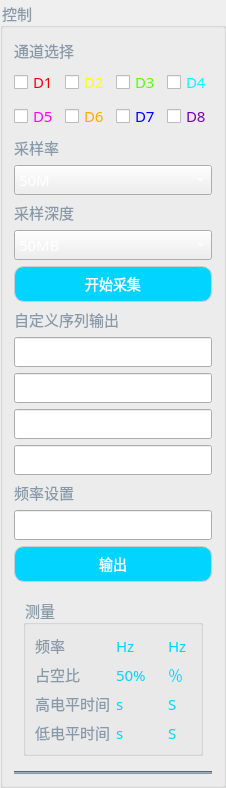
           <widget class="QGroupBox" name="groupBox_3">
            <property name="sizePolicy">
             <sizepolicy hsizetype="Expanding" vsizetype="Expanding">
              <horstretch>0</horstretch>
              <verstretch>0</verstretch>
             </sizepolicy>
            </property>
            <property name="font">
             <font>
              <family>宋体</family>
              <pointsize>11</pointsize>
             </font>
            </property>
            <property name="styleSheet">
             <string notr="true">color: #8899aa;</string>
            </property>
            <property name="title">
             <string>控制</string>
            </property>
            <layout class="QGridLayout" name="gridLayout_13">
             <item row="0" column="1">
              <layout class="QGridLayout" name="gridLayout_12" rowstretch="1,1,1,1,1,1,1,1,1,1,1,1,1,1,1,1,1">
               <item row="0" column="0">
                <widget class="QLabel" name="label_6">
                 <property name="sizePolicy">
                  <sizepolicy hsizetype="Expanding" vsizetype="Expanding">
                   <horstretch>0</horstretch>
                   <verstretch>0</verstretch>
                  </sizepolicy>
                 </property>
                 <property name="font">
                  <font>
                   <family>宋体</family>
                   <pointsize>11</pointsize>
                  </font>
                 </property>
                 <property name="text">
                  <string>通道选择</string>
                 </property>
                </widget>
               </item>
               <item row="10" column="0">
                <widget class="QLineEdit" name="ch3_customlist_edit">
                 <property name="sizePolicy">
                  <sizepolicy hsizetype="Expanding" vsizetype="Expanding">
                   <horstretch>0</horstretch>
                   <verstretch>0</verstretch>
                  </sizepolicy>
                 </property>
                 <property name="font">
                  <font>
                   <family>微软雅黑</family>
                   <pointsize>11</pointsize>
                  </font>
                 </property>
                 <property name="styleSheet">
                  <string notr="true">color:rgb(255, 255, 255)</string>
                 </property>
                </widget>
               </item>
               <item row="6" column="0">
                <widget class="QPushButton" name="sample_btn">
                 <property name="sizePolicy">
                  <sizepolicy hsizetype="Expanding" vsizetype="Expanding">
                   <horstretch>0</horstretch>
                   <verstretch>0</verstretch>
                  </sizepolicy>
                 </property>
                 <property name="styleSheet">
                  <string notr="true">QPushButton {
    /* 正常状态 */
    background-color: #00D4FF; /* 浅灰背景 */
    color: #ffffff; /* 深灰文字 */
    border: 1px solid #cccccc;
    border-radius: 10px;
    padding: 6px 12px;
    font-size: 14px;
}


QPushButton:pressed {
    /* 按压状态（核心效果） */
    background-color: #3B82F6; /* 蓝色背景 */
    color: white; /* 白色文字（与正常状态反转） */
    border-color: #2563EB; /* 深蓝边框 */
}

QPushButton:disabled {
    /* 禁用状态（可选） */
    background-color: #f5f5f5;
    color: #999999;
    border-color: #dddddd;
}</string>
                 </property>
                 <property name="text">
                  <string>开始采集</string>
                 </property>
                 <property name="checkable">
                  <bool>true</bool>
                 </property>
                </widget>
               </item>
               <item row="4" column="0">
                <widget class="QLabel" name="label_8">
                 <property name="sizePolicy">
                  <sizepolicy hsizetype="Expanding" vsizetype="Expanding">
                   <horstretch>0</horstretch>
                   <verstretch>0</verstretch>
                  </sizepolicy>
                 </property>
                 <property name="font">
                  <font>
                   <family>宋体</family>
                   <pointsize>11</pointsize>
                  </font>
                 </property>
                 <property name="styleSheet">
                  <string notr="true">color: #8899aa;</string>
                 </property>
                 <property name="text">
                  <string>采样深度</string>
                 </property>
                </widget>
               </item>
               <item row="14" column="0">
                <widget class="QPushButton" name="cum_output_btn">
                 <property name="sizePolicy">
                  <sizepolicy hsizetype="Expanding" vsizetype="Expanding">
                   <horstretch>0</horstretch>
                   <verstretch>0</verstretch>
                  </sizepolicy>
                 </property>
                 <property name="styleSheet">
                  <string notr="true">QPushButton {
    /* 正常状态 */
    background-color: #00D4FF; /* 浅灰背景 */
    color: #ffffff; /* 深灰文字 */
    border: 1px solid #cccccc;
    border-radius: 10px;
    padding: 6px 12px;
    font-size: 14px;
}


QPushButton:pressed {
    /* 按压状态（核心效果） */
    background-color: #3B82F6; /* 蓝色背景 */
    color: white; /* 白色文字（与正常状态反转） */
    border-color: #2563EB; /* 深蓝边框 */
}

QPushButton:disabled {
    /* 禁用状态（可选） */
    background-color: #f5f5f5;
    color: #999999;
    border-color: #dddddd;
}</string>
                 </property>
                 <property name="text">
                  <string>输出</string>
                 </property>
                </widget>
               </item>
               <item row="15" column="0">
                <widget class="QWidget" name="widget" native="true">
                 <property name="sizePolicy">
                  <sizepolicy hsizetype="Expanding" vsizetype="Expanding">
                   <horstretch>0</horstretch>
                   <verstretch>0</verstretch>
                  </sizepolicy>
                 </property>
                 <layout class="QGridLayout" name="gridLayout_25">
                  <item row="0" column="0">
                   <widget class="QGroupBox" name="groupBox_6">
                    <property name="sizePolicy">
                     <sizepolicy hsizetype="Expanding" vsizetype="Expanding">
                      <horstretch>0</horstretch>
                      <verstretch>0</verstretch>
                     </sizepolicy>
                    </property>
                    <property name="font">
                     <font>
                      <family>宋体</family>
                      <pointsize>11</pointsize>
                     </font>
                    </property>
                    <property name="styleSheet">
                     <string notr="true">color: #8899aa;</string>
                    </property>
                    <property name="title">
                     <string>测量</string>
                    </property>
                    <layout class="QGridLayout" name="gridLayout_23" columnstretch="1,2">
                     <item row="0" column="0" rowspan="2" colspan="2">
                      <layout class="QGridLayout" name="gridLayout_24" rowstretch="1,1,1,1" columnstretch="1,2,1">
                       <item row="2" column="0">
                        <widget class="QLabel" name="ht_label_3">
                         <property name="font">
                          <font>
                           <family>宋体</family>
                           <pointsize>11</pointsize>
                          </font>
                         </property>
                         <property name="text">
                          <string>高电平时间</string>
                         </property>
                        </widget>
                       </item>
                       <item row="1" column="0">
                        <widget class="QLabel" name="duty_label">
                         <property name="font">
                          <font>
                           <family>宋体</family>
                           <pointsize>11</pointsize>
                          </font>
                         </property>
                         <property name="text">
                          <string>占空比</string>
                         </property>
                        </widget>
                       </item>
                       <item row="0" column="1">
                        <widget class="QLabel" name="fre_num_label">
                         <property name="sizePolicy">
                          <sizepolicy hsizetype="Expanding" vsizetype="Expanding">
                           <horstretch>0</horstretch>
                           <verstretch>0</verstretch>
                          </sizepolicy>
                         </property>
                         <property name="font">
                          <font>
                           <family>楷体</family>
                           <pointsize>11</pointsize>
                          </font>
                         </property>
                         <property name="styleSheet">
                          <string notr="true">color:#00D4FF</string>
                         </property>
                         <property name="text">
                          <string>Hz</string>
                         </property>
                        </widget>
                       </item>
                       <item row="0" column="2">
                        <widget class="QLabel" name="label_28">
                         <property name="sizePolicy">
                          <sizepolicy hsizetype="Expanding" vsizetype="Expanding">
                           <horstretch>0</horstretch>
                           <verstretch>0</verstretch>
                          </sizepolicy>
                         </property>
                         <property name="font">
                          <font>
                           <family>微软雅黑</family>
                           <pointsize>11</pointsize>
                          </font>
                         </property>
                         <property name="styleSheet">
                          <string notr="true">color:#00D4FF</string>
                         </property>
                         <property name="text">
                          <string>Hz</string>
                         </property>
                        </widget>
                       </item>
                       <item row="3" column="0">
                        <widget class="QLabel" name="label_27">
                         <property name="font">
                          <font>
                           <family>宋体</family>
                           <pointsize>11</pointsize>
                          </font>
                         </property>
                         <property name="text">
                          <string>低电平时间</string>
                         </property>
                        </widget>
                       </item>
                       <item row="1" column="1">
                        <widget class="QLabel" name="duty_num_label">
                         <property name="sizePolicy">
                          <sizepolicy hsizetype="Expanding" vsizetype="Expanding">
                           <horstretch>0</horstretch>
                           <verstretch>0</verstretch>
                          </sizepolicy>
                         </property>
                         <property name="font">
                          <font>
                           <family>楷体</family>
                           <pointsize>11</pointsize>
                          </font>
                         </property>
                         <property name="styleSheet">
                          <string notr="true">color:#00D4FF</string>
                         </property>
                         <property name="text">
                          <string>50%</string>
                         </property>
                        </widget>
                       </item>
                       <item row="3" column="1">
                        <widget class="QLabel" name="lt_num_label">
                         <property name="sizePolicy">
                          <sizepolicy hsizetype="Expanding" vsizetype="Expanding">
                           <horstretch>0</horstretch>
                           <verstretch>0</verstretch>
                          </sizepolicy>
                         </property>
                         <property name="font">
                          <font>
                           <family>微软雅黑</family>
                           <pointsize>11</pointsize>
                          </font>
                         </property>
                         <property name="styleSheet">
                          <string notr="true">color:#00D4FF</string>
                         </property>
                         <property name="text">
                          <string>s</string>
                         </property>
                        </widget>
                       </item>
                       <item row="1" column="2">
                        <widget class="QLabel" name="label_30">
                         <property name="sizePolicy">
                          <sizepolicy hsizetype="Expanding" vsizetype="Expanding">
                           <horstretch>0</horstretch>
                           <verstretch>0</verstretch>
                          </sizepolicy>
                         </property>
                         <property name="font">
                          <font>
                           <family>微软雅黑</family>
                           <pointsize>11</pointsize>
                          </font>
                         </property>
                         <property name="styleSheet">
                          <string notr="true">color:#00D4FF</string>
                         </property>
                         <property name="text">
                          <string>％</string>
                         </property>
                        </widget>
                       </item>
                       <item row="2" column="2">
                        <widget class="QLabel" name="label_31">
                         <property name="sizePolicy">
                          <sizepolicy hsizetype="Expanding" vsizetype="Expanding">
                           <horstretch>0</horstretch>
                           <verstretch>0</verstretch>
                          </sizepolicy>
                         </property>
                         <property name="font">
                          <font>
                           <family>微软雅黑</family>
                           <pointsize>11</pointsize>
                          </font>
                         </property>
                         <property name="styleSheet">
                          <string notr="true">color:#00D4FF</string>
                         </property>
                         <property name="text">
                          <string>S</string>
                         </property>
                        </widget>
                       </item>
                       <item row="0" column="0">
                        <widget class="QLabel" name="fre_label_3">
                         <property name="font">
                          <font>
                           <family>宋体</family>
                           <pointsize>11</pointsize>
                          </font>
                         </property>
                         <property name="text">
                          <string>频率</string>
                         </property>
                        </widget>
                       </item>
                       <item row="2" column="1">
                        <widget class="QLabel" name="ht_num_label">
                         <property name="sizePolicy">
                          <sizepolicy hsizetype="Expanding" vsizetype="Expanding">
                           <horstretch>0</horstretch>
                           <verstretch>0</verstretch>
                          </sizepolicy>
                         </property>
                         <property name="font">
                          <font>
                           <family>微软雅黑</family>
                           <pointsize>11</pointsize>
                          </font>
                         </property>
                         <property name="styleSheet">
                          <string notr="true">color:#00D4FF</string>
                         </property>
                         <property name="text">
                          <string>s</string>
                         </property>
                        </widget>
                       </item>
                       <item row="3" column="2">
                        <widget class="QLabel" name="label_32">
                         <property name="sizePolicy">
                          <sizepolicy hsizetype="Expanding" vsizetype="Expanding">
                           <horstretch>0</horstretch>
                           <verstretch>0</verstretch>
                          </sizepolicy>
                         </property>
                         <property name="font">
                          <font>
                           <family>微软雅黑</family>
                           <pointsize>11</pointsize>
                          </font>
                         </property>
                         <property name="styleSheet">
                          <string notr="true">color:#00D4FF</string>
                         </property>
                         <property name="text">
                          <string>S</string>
                         </property>
                        </widget>
                       </item>
                      </layout>
                     </item>
                    </layout>
                   </widget>
                  </item>
                 </layout>
                </widget>
               </item>
               <item row="12" column="0">
                <widget class="QLabel" name="label_16">
                 <property name="sizePolicy">
                  <sizepolicy hsizetype="Expanding" vsizetype="Expanding">
                   <horstretch>0</horstretch>
                   <verstretch>0</verstretch>
                  </sizepolicy>
                 </property>
                 <property name="font">
                  <font>
                   <family>宋体</family>
                   <pointsize>11</pointsize>
                  </font>
                 </property>
                 <property name="text">
                  <string>频率设置</string>
                 </property>
                </widget>
               </item>
               <item row="11" column="0">
                <widget class="QLineEdit" name="ch4_customlist_edit">
                 <property name="sizePolicy">
                  <sizepolicy hsizetype="Expanding" vsizetype="Expanding">
                   <horstretch>0</horstretch>
                   <verstretch>0</verstretch>
                  </sizepolicy>
                 </property>
                 <property name="font">
                  <font>
                   <family>微软雅黑</family>
                   <pointsize>11</pointsize>
                  </font>
                 </property>
                 <property name="styleSheet">
                  <string notr="true">color:rgb(255, 255, 255)</string>
                 </property>
                </widget>
               </item>
               <item row="7" column="0">
                <widget class="QLabel" name="label_5">
                 <property name="sizePolicy">
                  <sizepolicy hsizetype="Expanding" vsizetype="Expanding">
                   <horstretch>0</horstretch>
                   <verstretch>0</verstretch>
                  </sizepolicy>
                 </property>
                 <property name="font">
                  <font>
                   <family>宋体</family>
                   <pointsize>11</pointsize>
                  </font>
                 </property>
                 <property name="text">
                  <string>自定义序列输出</string>
                 </property>
                </widget>
               </item>
               <item row="13" column="0">
                <widget class="QLineEdit" name="cum_fre_edit">
                 <property name="sizePolicy">
                  <sizepolicy hsizetype="Expanding" vsizetype="Expanding">
                   <horstretch>0</horstretch>
                   <verstretch>0</verstretch>
                  </sizepolicy>
                 </property>
                 <property name="font">
                  <font>
                   <family>微软雅黑</family>
                   <pointsize>11</pointsize>
                  </font>
                 </property>
                 <property name="styleSheet">
                  <string notr="true">color:rgb(255, 255, 255)</string>
                 </property>
                </widget>
               </item>
               <item row="1" column="0">
                <layout class="QGridLayout" name="gridLayout_14">
                 <item row="1" column="3">
                  <widget class="QCheckBox" name="d8_checkBox">
                   <property name="sizePolicy">
                    <sizepolicy hsizetype="Expanding" vsizetype="Expanding">
                     <horstretch>0</horstretch>
                     <verstretch>0</verstretch>
                    </sizepolicy>
                   </property>
                   <property name="font">
                    <font>
                     <family>微软雅黑</family>
                     <pointsize>11</pointsize>
                    </font>
                   </property>
                   <property name="styleSheet">
                    <string notr="true">color: rgb(120, 0, 180)</string>
                   </property>
                   <property name="text">
                    <string>D8</string>
                   </property>
                  </widget>
                 </item>
                 <item row="1" column="1">
                  <widget class="QCheckBox" name="d6_checkBox">
                   <property name="sizePolicy">
                    <sizepolicy hsizetype="Expanding" vsizetype="Expanding">
                     <horstretch>0</horstretch>
                     <verstretch>0</verstretch>
                    </sizepolicy>
                   </property>
                   <property name="font">
                    <font>
                     <family>微软雅黑</family>
                     <pointsize>11</pointsize>
                    </font>
                   </property>
                   <property name="styleSheet">
                    <string notr="true">color:rgb(255, 170, 0)</string>
                   </property>
                   <property name="text">
                    <string>D6</string>
                   </property>
                  </widget>
                 </item>
                 <item row="1" column="2">
                  <widget class="QCheckBox" name="d7_checkBox">
                   <property name="sizePolicy">
                    <sizepolicy hsizetype="Expanding" vsizetype="Expanding">
                     <horstretch>0</horstretch>
                     <verstretch>0</verstretch>
                    </sizepolicy>
                   </property>
                   <property name="font">
                    <font>
                     <family>微软雅黑</family>
                     <pointsize>11</pointsize>
                    </font>
                   </property>
                   <property name="styleSheet">
                    <string notr="true">color: rgb(0, 0, 255)</string>
                   </property>
                   <property name="text">
                    <string>D7</string>
                   </property>
                  </widget>
                 </item>
                 <item row="1" column="0">
                  <widget class="QCheckBox" name="d5_checkBox">
                   <property name="sizePolicy">
                    <sizepolicy hsizetype="Expanding" vsizetype="Expanding">
                     <horstretch>0</horstretch>
                     <verstretch>0</verstretch>
                    </sizepolicy>
                   </property>
                   <property name="font">
                    <font>
                     <family>微软雅黑</family>
                     <pointsize>11</pointsize>
                    </font>
                   </property>
                   <property name="styleSheet">
                    <string notr="true">color: rgb(255, 0, 255)</string>
                   </property>
                   <property name="text">
                    <string>D5</string>
                   </property>
                  </widget>
                 </item>
                 <item row="0" column="3">
                  <widget class="QCheckBox" name="d4_checkBox">
                   <property name="sizePolicy">
                    <sizepolicy hsizetype="Expanding" vsizetype="Expanding">
                     <horstretch>0</horstretch>
                     <verstretch>0</verstretch>
                    </sizepolicy>
                   </property>
                   <property name="font">
                    <font>
                     <family>微软雅黑</family>
                     <pointsize>11</pointsize>
                    </font>
                   </property>
                   <property name="styleSheet">
                    <string notr="true">color: rgb(0, 255, 255)</string>
                   </property>
                   <property name="text">
                    <string>D4</string>
                   </property>
                  </widget>
                 </item>
                 <item row="0" column="0">
                  <widget class="QCheckBox" name="d1_checkBox">
                   <property name="sizePolicy">
                    <sizepolicy hsizetype="Expanding" vsizetype="Expanding">
                     <horstretch>0</horstretch>
                     <verstretch>0</verstretch>
                    </sizepolicy>
                   </property>
                   <property name="font">
                    <font>
                     <family>微软雅黑</family>
                     <pointsize>11</pointsize>
                    </font>
                   </property>
                   <property name="styleSheet">
                    <string notr="true">color: rgb(255, 0, 0)
</string>
                   </property>
                   <property name="text">
                    <string>D1</string>
                   </property>
                  </widget>
                 </item>
                 <item row="0" column="1">
                  <widget class="QCheckBox" name="d2_checkBox">
                   <property name="sizePolicy">
                    <sizepolicy hsizetype="Expanding" vsizetype="Expanding">
                     <horstretch>0</horstretch>
                     <verstretch>0</verstretch>
                    </sizepolicy>
                   </property>
                   <property name="font">
                    <font>
                     <family>微软雅黑</family>
                     <pointsize>11</pointsize>
                    </font>
                   </property>
                   <property name="styleSheet">
                    <string notr="true">color:rgb(255, 255, 0)</string>
                   </property>
                   <property name="text">
                    <string>D2</string>
                   </property>
                  </widget>
                 </item>
                 <item row="0" column="2">
                  <widget class="QCheckBox" name="d3_checkBox">
                   <property name="sizePolicy">
                    <sizepolicy hsizetype="Expanding" vsizetype="Expanding">
                     <horstretch>0</horstretch>
                     <verstretch>0</verstretch>
                    </sizepolicy>
                   </property>
                   <property name="font">
                    <font>
                     <family>微软雅黑</family>
                     <pointsize>11</pointsize>
                    </font>
                   </property>
                   <property name="styleSheet">
                    <string notr="true">color: rgb(85, 255, 0);</string>
                   </property>
                   <property name="text">
                    <string>D3</string>
                   </property>
                  </widget>
                 </item>
                </layout>
               </item>
               <item row="9" column="0">
                <widget class="QLineEdit" name="ch2_customlist_edit">
                 <property name="sizePolicy">
                  <sizepolicy hsizetype="Expanding" vsizetype="Expanding">
                   <horstretch>0</horstretch>
                   <verstretch>0</verstretch>
                  </sizepolicy>
                 </property>
                 <property name="font">
                  <font>
                   <family>微软雅黑</family>
                   <pointsize>11</pointsize>
                  </font>
                 </property>
                 <property name="styleSheet">
                  <string notr="true">color:rgb(255, 255, 255)</string>
                 </property>
                </widget>
               </item>
               <item row="3" column="0">
                <widget class="QComboBox" name="comboBox">
                 <property name="sizePolicy">
                  <sizepolicy hsizetype="Expanding" vsizetype="Expanding">
                   <horstretch>0</horstretch>
                   <verstretch>0</verstretch>
                  </sizepolicy>
                 </property>
                 <property name="font">
                  <font>
                   <family>微软雅黑</family>
                   <pointsize>11</pointsize>
                  </font>
                 </property>
                 <property name="styleSheet">
                  <string notr="true">color:rgb(255, 255, 255)</string>
                 </property>
                 <item>
                  <property name="text">
                   <string>50M</string>
                  </property>
                 </item>
                </widget>
               </item>
               <item row="2" column="0">
                <widget class="QLabel" name="label_7">
                 <property name="sizePolicy">
                  <sizepolicy hsizetype="Expanding" vsizetype="Expanding">
                   <horstretch>0</horstretch>
                   <verstretch>0</verstretch>
                  </sizepolicy>
                 </property>
                 <property name="font">
                  <font>
                   <family>宋体</family>
                   <pointsize>11</pointsize>
                  </font>
                 </property>
                 <property name="styleSheet">
                  <string notr="true">color: #8899aa;</string>
                 </property>
                 <property name="text">
                  <string>采样率</string>
                 </property>
                </widget>
               </item>
               <item row="8" column="0">
                <widget class="QLineEdit" name="ch1_customlist_edit">
                 <property name="sizePolicy">
                  <sizepolicy hsizetype="Expanding" vsizetype="Expanding">
                   <horstretch>0</horstretch>
                   <verstretch>0</verstretch>
                  </sizepolicy>
                 </property>
                 <property name="font">
                  <font>
                   <family>微软雅黑</family>
                   <pointsize>11</pointsize>
                  </font>
                 </property>
                 <property name="styleSheet">
                  <string notr="true">color:rgb(255, 255, 255)</string>
                 </property>
                 <property name="text">
                  <string/>
                 </property>
                </widget>
               </item>
               <item row="16" column="0">
                <widget class="Line" name="line_9">
                 <property name="styleSheet">
                  <string notr="true">background-color:#8899aa</string>
                 </property>
                 <property name="orientation">
                  <enum>Qt::Horizontal</enum>
                 </property>
                </widget>
               </item>
               <item row="5" column="0">
                <widget class="QComboBox" name="comboBox_2">
                 <property name="sizePolicy">
                  <sizepolicy hsizetype="Expanding" vsizetype="Expanding">
                   <horstretch>0</horstretch>
                   <verstretch>0</verstretch>
                  </sizepolicy>
                 </property>
                 <property name="font">
                  <font>
                   <family>微软雅黑</family>
                   <pointsize>11</pointsize>
                  </font>
                 </property>
                 <property name="styleSheet">
                  <string notr="true">color:rgb(255, 255, 255)</string>
                 </property>
                 <item>
                  <property name="text">
                   <string>50MB</string>
                  </property>
                 </item>
                </widget>
               </item>
              </layout>
             </item>
            </layout>
           </widget>
